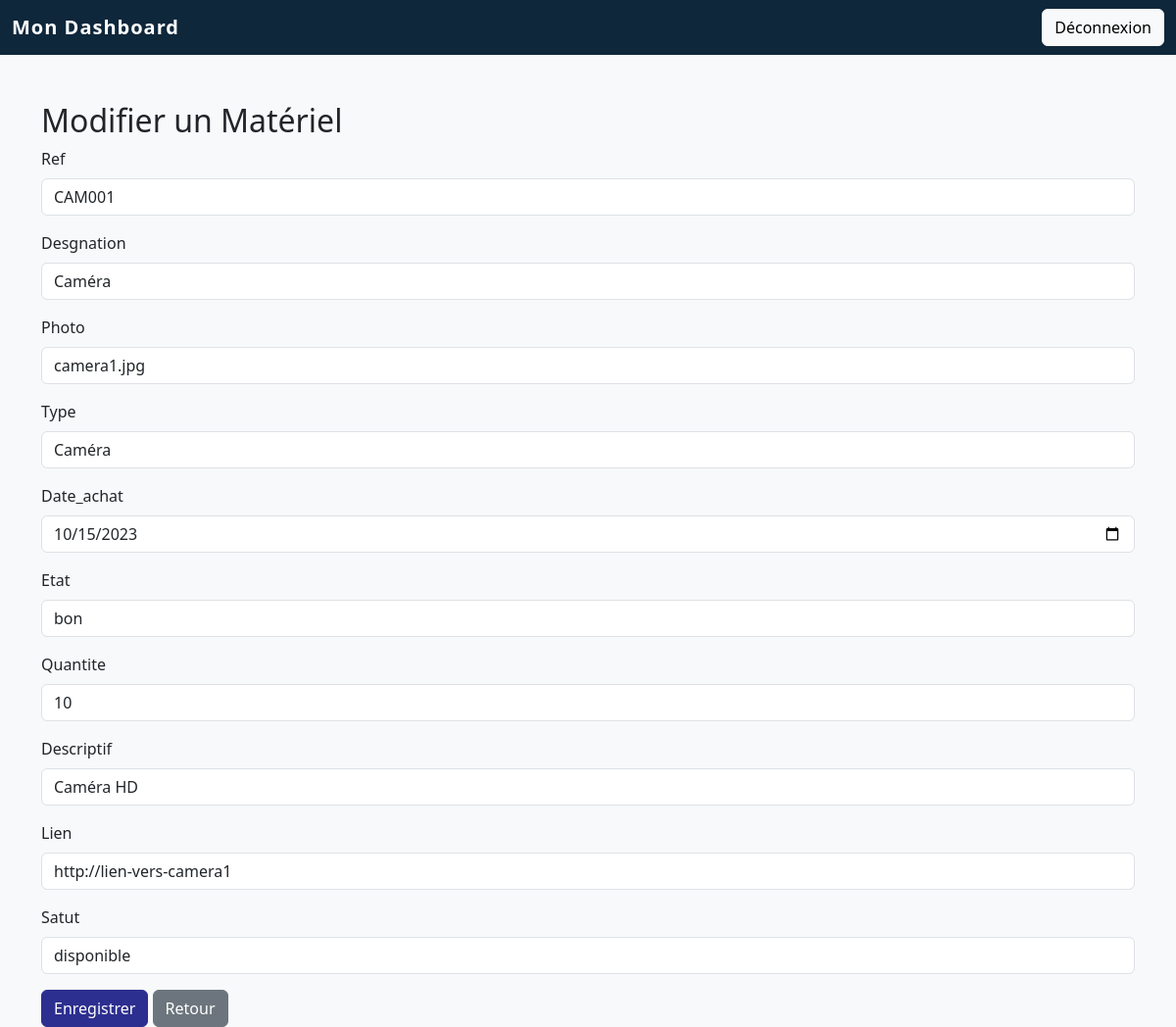
The app's page /Html/modifier_materiel.php?id=1 with its own data.
### tables this page shows
CREATE TABLE `materiel` (
  `id` int(11) NOT NULL,
  `ref` varchar(50) DEFAULT NULL,
  `desgnation` varchar(50) DEFAULT NULL,
  `photo` varchar(50) DEFAULT NULL,
  `type` varchar(50) DEFAULT NULL,
  `date_achat` date DEFAULT NULL,
  `etat` varchar(50) DEFAULT NULL,
  `quantite` int(11) DEFAULT NULL,
  `descriptif` varchar(100) DEFAULT NULL,
  `lien` varchar(50) DEFAULT NULL,
  `satut` varchar(50) DEFAULT NULL
);

### php/modifier.php (called while the page is built, shortened)
<?php
function getMaterielById($pdo, $id) {
    $stmt = $pdo->prepare("SELECT * FROM materiel WHERE id = :id");
    $stmt->execute([':id' => $id]);
    return $stmt->fetch(PDO::FETCH_ASSOC);
}

### Html/modifier_materiel.php (the view, shortened to what this page needs)
<?php
require_once '../php/modifier.php';
$id = intval($_GET['id']);
$materiel = getMaterielById($pdo, $id);
?>
<!DOCTYPE html>
<html lang="fr">
<head>
    <link href="https://cdn.jsdelivr.net/npm/bootstrap@5.3.3/dist/css/bootstrap.min.css" rel="stylesheet">
    <link rel="stylesheet" href="../css/style.css">
</head>
<body class="bg-light">
<nav class="navbar navbar-expand-lg navbar-dark bg-primary">
  <div class="container-fluid">
    <a class="navbar-brand" href="#">Mon Dashboard</a>
    <div class="d-flex">
      <a href="..\php\logout.php" class="btn btn-light">Déconnexion</a>
    </div>
  </div>
</nav>
<div class="container mt-5">
    <h2>Modifier un Matériel</h2>
    <form method="post" onsubmit="return validerFormulaire();">
        <?php foreach ($materiel as $key => $value) {
            if ($key === 'id') continue;
        ?>
        <div class="mb-3">
            <label class="form-label"><?= ucfirst($key) ?></label>
            <input type="<?= ($key === 'date_achat') ? 'date' : (is_numeric($value) ? 'number' : 'text') ?>"
                   class="form-control" name="<?= $key ?>" value="<?= htmlspecialchars($value) ?>">
        </div>
        <?php } ?>
        <button type="submit" class="btn btn-primary">Enregistrer</button>
        <a href="liste_materiel_admin.php" class="btn btn-secondary">Retour</a>
    </form>
</div>
</body>
</html>

### css/style.css (style rules this page uses)
body { background: #f8f9fa; min-height: 100vh; font-family: 'Segoe UI', Arial, sans-serif; }
.navbar, .btn-primary, .bg-primary { background-color: rgba(15, 39, 59, 1)!important; border-color: rgba(15, 39, 59, 1) !important; }
.navbar-brand { font-weight: bold; letter-spacing: 1px; }
.btn-primary { background-color: #2c2f8f !important; border-color: #2c2f8f !important; }
a { color: #2c2f8f; }

### records on screen
materiel: ref "CAM001", desgnation "Caméra", photo "camera1.jpg", type "Caméra", date_achat "10/15/2023", etat "bon", quantite "10", descriptif "Caméra HD", lien "http://lien-vers-camera1", satut "disponible"

### other values on screen
$key "Ref"
$key "Desgnation"
$key "Photo"
$key "Type"
$key "Date_achat"
$key "Etat"
$key "Quantite"
$key "Descriptif"
$key "Lien"
$key "Satut"
